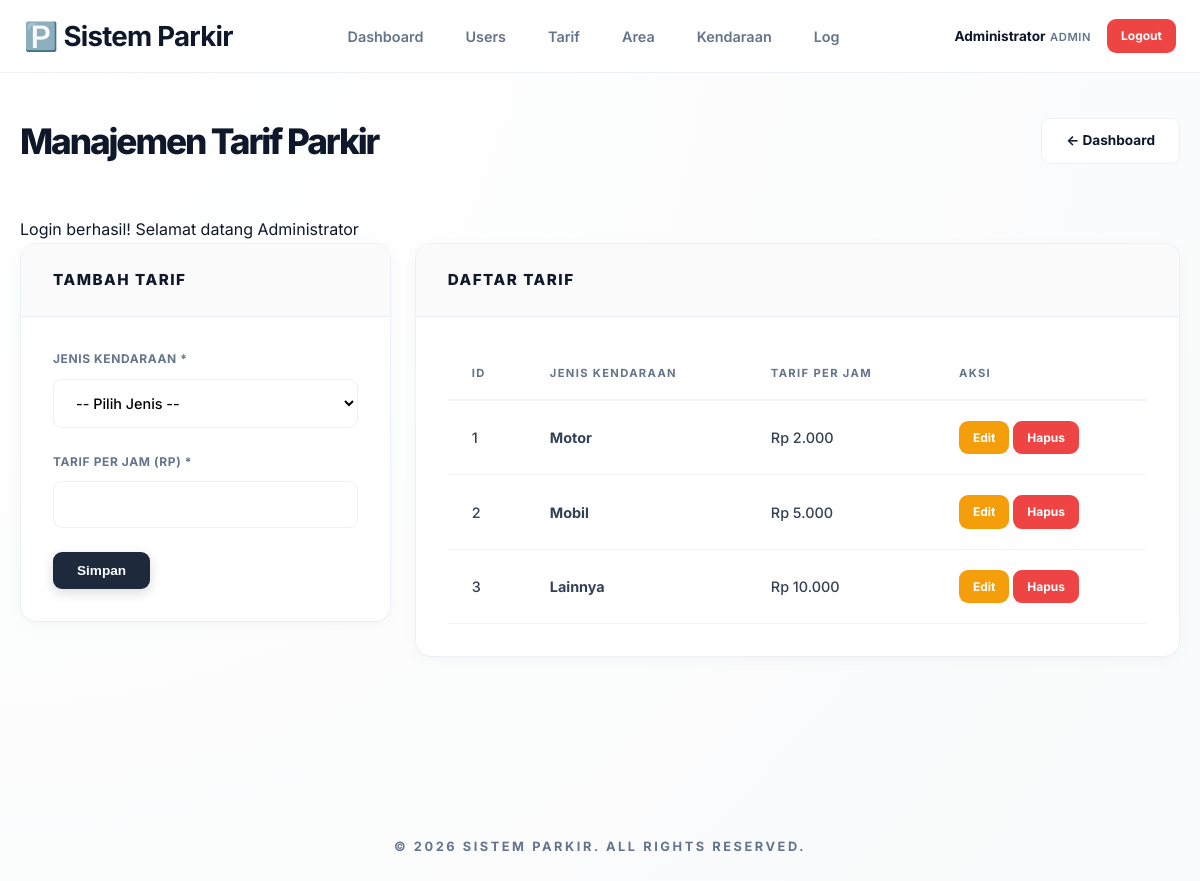
Screenshot of /admin/tarif/index.php (signed in) with the database file from the repository.
### tables this page shows
CREATE TABLE `tb_tarif` (
  `id_tarif` int(11) NOT NULL AUTO_INCREMENT,
  `jenis_kendaraan` enum('motor','mobil','lainnya') NOT NULL,
  `tarif_per_jam` decimal(10,0) NOT NULL,
  PRIMARY KEY (`id_tarif`)
);

### includes/functions.php (called while the page is built, shortened)
<?php
function get_flash() {
    if (isset($_SESSION['flash_message'])) {
        $type = $_SESSION['flash_type'];
        $message = $_SESSION['flash_message'];
        return ['type' => $type, 'message' => $message];
    }
    return null;
}
function format_rupiah($angka) {
    return "Rp " . number_format($angka, 0, ',', '.');
}
?>

### admin/tarif/index.php (the view, shortened to what this page needs)
<?php
require_once __DIR__ . '/../../middleware/auth_check.php';
$query = "SELECT * FROM tb_tarif ORDER BY jenis_kendaraan";
$tarif_list = $db->query($query)->fetchAll();
$edit_data = null;
include __DIR__ . '/../../includes/header.php';
?>
<div class="container">
    <div class="page-header">
        <h1>Manajemen Tarif Parkir</h1>
        <a href="../dashboard.php" class="btn btn-secondary">← Dashboard</a>
    </div>
    <?php if ($flash = get_flash()): ?>
        <div class="alert alert-<?php echo $flash['type']; ?>">
            <?php echo $flash['message']; ?>
        </div>
    <?php endif; ?>
    <div class="row">
        <div class="col-md-4">
            <div class="card">
                <div class="card-header">
                    <h3><?php echo $edit_data ? 'Edit Tarif' : 'Tambah Tarif'; ?></h3>
                </div>
                <div class="card-body">
                    <form method="POST" action="">
                        <div class="form-group">
                            <label for="jenis_kendaraan">Jenis Kendaraan *</label>
                            <select id="jenis_kendaraan" name="jenis_kendaraan" class="form-control" required>
                                <option value="">-- Pilih Jenis --</option>
                            </select>
                        </div>
                        <div class="form-group">
                            <label for="tarif_per_jam">Tarif per Jam (Rp) *</label>
                            <input type="number" id="tarif_per_jam" name="tarif_per_jam" class="form-control"
                                   required min="0" step="500" value="<?php echo $edit_data['tarif_per_jam'] ?? ''; ?>">
                        </div>
                        <div class="form-actions">
                            <button type="submit" class="btn btn-primary">
                                <?php echo $edit_data ? 'Update' : 'Simpan'; ?>
                            </button>
                        </div>
                    </form>
                </div>
            </div>
        </div>
        <div class="col-md-8">
            <div class="card">
                <div class="card-header">
                    <h3>Daftar Tarif</h3>
                </div>
                <div class="card-body">
                    <table class="table">
                        <thead>
                            <tr>
                                <th>ID</th>
                                <th>Jenis Kendaraan</th>
                                <th>Tarif per Jam</th>
                                <th>Aksi</th>
                            </tr>
                        </thead>
                        <tbody>
                            <?php if (!empty($tarif_list)): ?>
                                <?php foreach($tarif_list as $tarif): ?>
                                    <tr>
                                        <td><?php echo $tarif['id_tarif']; ?></td>
                                        <td><strong><?php echo ucfirst($tarif['jenis_kendaraan']); ?></strong></td>
                                        <td><?php echo format_rupiah($tarif['tarif_per_jam']); ?></td>
                                        <td>
                                            <a href="?edit=<?php echo $tarif['id_tarif']; ?>" class="btn btn-sm btn-warning">Edit</a>
                                            <a href="?delete=<?php echo $tarif['id_tarif']; ?>"
                                               class="btn btn-sm btn-danger"
                                               onclick="return confirm('Yakin ingin menghapus tarif ini?')">Hapus</a>
                                        </td>
                                    </tr>
                                <?php endforeach; ?>
                            <?php else: ?>
                                <tr>
                                    <td colspan="4" class="text-center">Belum ada data tarif</td>
                                </tr>
                            <?php endif; ?>
                        </tbody>
                    </table>
                </div>
            </div>
        </div>
    </div>
</div>
<?php include __DIR__ . '/../../includes/footer.php'; ?>

### assets/css/style.css (style rules this page uses)
* { margin: 0; padding: 0; box-sizing: border-box; }
:root { --primary: #1e293b; --primary-soft: #f1f5f9; --accent: #3b82f6; --success: #10b981; --danger: #ef4444; --warning: #f59e0b; --bg-base: #fafafa; --bg-surface: rgba(255, 255, 255, 0.85); --text-main: #0f172a; --text-muted: #64748b; --border: rgba(226, 232, 240, 0.6); --glass-border: rgba(255, 255, 255, 0.5); --shadow-soft: 0 4px 20px -2px rgba(0, 0, 0, 0.03), 0 2px 10px -2px rgba(0, 0, 0, 0.02); --shadow-floating: 0 20px 25px -5px rgba(0, 0, 0, 0.05), 0 10px 10px -5px rgba(0, 0, 0, 0.02); --radius-lg: 16px; --radius-md: 10px; }
body { font-family: 'Inter', -apple-system, blinkmacsystemfont, sans-serif; background: radial-gradient(circle at top left, #ffffff 0%, #f9fafb 100%); color: var(--text-main); line-height: 1.6; min-height: 100vh; overflow-x: hidden; -webkit-font-smoothing: antialiased; }
.container { width: 100%; max-width: 1200px; margin: 0 auto; padding: 32px 20px; }
.page-header { display: flex; justify-content: space-between; align-items: center; margin-bottom: 40px; padding: 8px 0; }
.page-header h1 { font-size: 2.2rem; font-weight: 800; letter-spacing: -0.06em; color: var(--text-main); }
.card { background: #fff; border-radius: var(--radius-lg); border: 1px solid var(--border); box-shadow: var(--shadow-soft); margin-bottom: 32px; overflow: hidden; }
.card-header { background: #fafafa; padding: 24px 32px; border-bottom: 1px solid var(--border); }
.card-header h3 { font-size: 0.95rem; font-weight: 800; text-transform: uppercase; color: var(--text-main); letter-spacing: 0.1em; }
.card-body { padding: 32px; }
.table { width: 100%; border-collapse: separate; border-spacing: 0; }
.table th { background: #fff; color: var(--text-muted); font-weight: 700; font-size: 0.7rem; text-transform: uppercase; letter-spacing: 0.12em; padding: 16px 24px; text-align: left; border-bottom: 2px solid var(--primary-soft); }
.table td { padding: 20px 24px; font-size: 0.9rem; border-bottom: 1px solid var(--primary-soft); font-weight: 500; color: #334155; }
.table tbody tr { transition: background 0.2s; }
.btn { display: inline-flex; align-items: center; justify-content: center; padding: 11px 24px; border-radius: 9px; font-size: 0.85rem; font-weight: 700; cursor: pointer; transition: all 0.2s ease; text-decoration: none; gap: 8px; border: 1px solid var(--border); background: #fff; color: var(--text-main); }
.btn-primary { background: var(--primary); color: #fff; border: none; box-shadow: 0 4px 12px rgba(15, 23, 42, 0.15); }
.btn-danger { color: #fff; background: var(--danger); border: none; }
.btn-warning { color: #fff; background: var(--warning); border: none; }
.btn-sm { padding: 7px 14px; font-size: 0.75rem; }
.form-group { margin-bottom: 24px; }
.form-group label { display: block; margin-bottom: 10px; font-size: 0.75rem; font-weight: 700; text-transform: uppercase; color: var(--text-muted); letter-spacing: 0.05em; }
.form-control { width: 100%; padding: 14px 18px; background: #ffffff; border: 1px solid var(--border); border-radius: 9px; font-size: 0.9rem; font-family: inherit; font-weight: 500; transition: all 0.2s; }
.row { display: flex; flex-wrap: wrap; margin: 0 -12px; }
[class*="col-"] { padding: 0 12px; margin-bottom: 24px; }
.col-md-4 { flex: 0 0 33.333333%; max-width: 33.333333%; }
.col-md-8 { flex: 0 0 66.666667%; max-width: 66.666667%; }
* { transition: transform 0.2s cubic-bezier(0.4, 0, 0.2, 1), box-shadow 0.2s ease, background 0.2s ease, border-color 0.2s ease; }

### rows the page displays
tb_tarif: id_tarif "1", jenis_kendaraan "Motor", tarif_per_jam "Rp 2.000"
tb_tarif: id_tarif "2", jenis_kendaraan "Mobil", tarif_per_jam "Rp 5.000"
tb_tarif: id_tarif "3", jenis_kendaraan "Lainnya", tarif_per_jam "Rp 10.000"

### other values shown
$user['nama'] "Administrator"
$user['role'] "ADMIN"
$flash['message'] "Login berhasil! Selamat datang Administrator"
